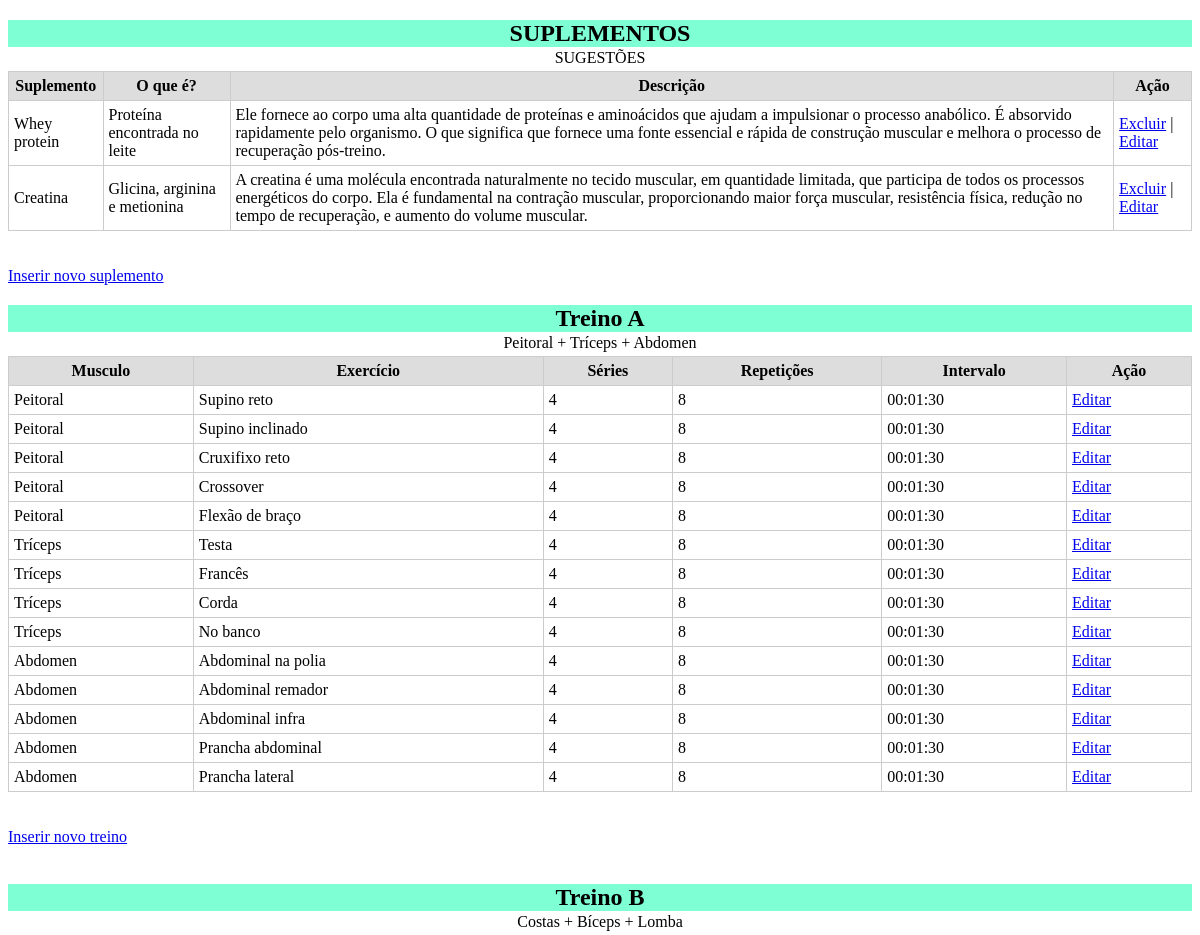
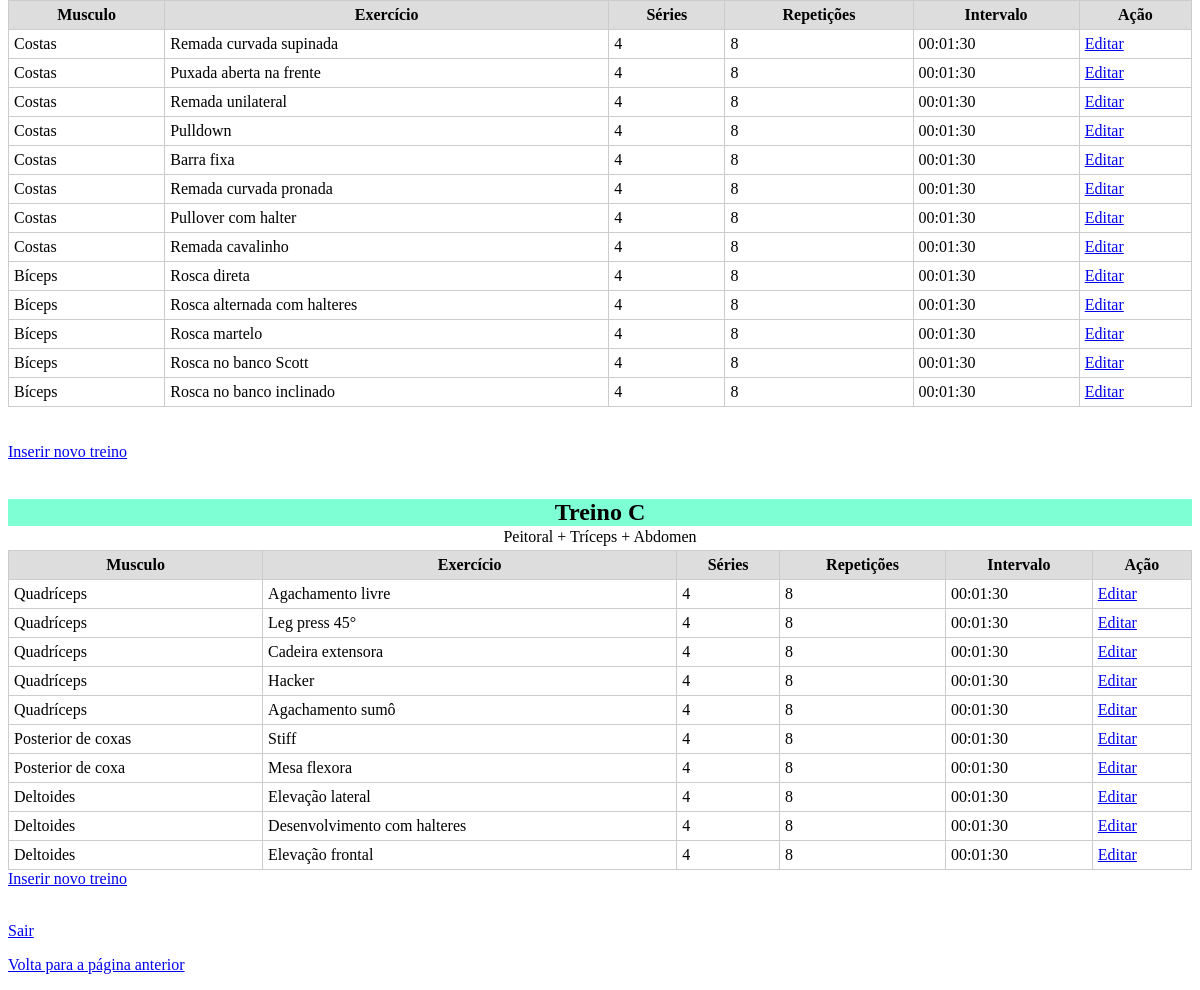
Screenshot of /adm.php (signed in) with the database file from the repository (2 pictures, top to bottom).
### tables this page shows
CREATE TABLE `suplementos_alimentares` (
  `ordem_s` tinyint(4) NOT NULL AUTO_INCREMENT,
  `suplemento` varchar(35) NOT NULL,
  `o_que_é` tinytext NOT NULL,
  `descrição` text NOT NULL,
  PRIMARY KEY (`ordem_s`)
);

CREATE TABLE `treino_a` (
  `id_a` int(11) NOT NULL AUTO_INCREMENT,
  `musculo` varchar(12) DEFAULT NULL,
  `exercício` varchar(30) DEFAULT NULL,
  `séries` tinyint(4) DEFAULT NULL,
  `repetições` int(11) DEFAULT NULL,
  `intervalo` time DEFAULT NULL,
  PRIMARY KEY (`id_a`)
);

CREATE TABLE `treino_b` (
  `id_b` int(11) NOT NULL AUTO_INCREMENT,
  `musculo` varchar(12) DEFAULT NULL,
  `exercício` varchar(30) DEFAULT NULL,
  `séries` tinyint(4) DEFAULT NULL,
  `repetições` int(11) DEFAULT NULL,
  `intervalo` time DEFAULT NULL,
  PRIMARY KEY (`id_b`)
);

CREATE TABLE `treino_c` (
  `id_c` int(11) NOT NULL AUTO_INCREMENT,
  `musculo` varchar(30) NOT NULL,
  `exercício` varchar(40) NOT NULL,
  `séries` tinyint(4) NOT NULL,
  `repetições` int(11) NOT NULL,
  `intervalo` time NOT NULL,
  PRIMARY KEY (`id_c`)
);

### adm.php (the view, shortened to what this page needs)
<?php
    include('conexão.php');
    $sql = "SELECT * from suplementos_alimentares";
    $mysqli_s= $mysqli->query($sql);
    $sql_a = "SELECT * FROM treino_a";
    $sql_b = "SELECT * FROM treino_b";
    $sql_c = "SELECT * FROM treino_c";
    $mysqli_a= $mysqli->query($sql_a);
    $mysqli_b= $mysqli->query($sql_b);
    $mysqli_c= $mysqli->query($sql_c);
?>
<!DOCTYPE html>
<html lang="pt-br">
<head>
</head>
<body>
    <?php  if (isset($_SESSION['ativa'])){ ?>
    <table>
    <thead>
        <h2 id="subtitulo1">SUPLEMENTOS</h2>
        <caption>SUGESTÕES</caption>
        <tr>
            <th>Suplemento</th>
            <th>O que é?</th>
            <th>Descrição</th>
            <th>Ação</th>
        </tr>
    </thead>
    <?php while($dado = $mysqli_s->fetch_array()){?>
                <tbody>
                    <tr>
                        <td><?php echo $dado["suplemento"]?></td>
                        <td><?php echo $dado["o_que_é"]?></td>
                        <td><?php echo $dado["descrição"]?></td>
                        <td>
                            <a href="adm.php?ordem_s=<?php echo $dado["ordem_s"];  ?> &suplemento=<?php echo $dado["suplemento"];?>">Excluir</a>
                            |
                            <a href="modificar_treinos/update_suplementos.php?ordem_s=<?php echo $dado["ordem_s"];  ?> &suplemento=<?php echo $dado["suplemento"];?>">Editar</a>
                        </td>
                    </tr>
                </tbody>
         <?php } ?>
    </table>
    <br><br>
    <a href="modificar_treinos/inserção_de_suplementação.php">Inserir novo suplemento</a>
    <table>
        <thead>
            <h2 id="subtitulo1">Treino A</h2>
            <caption>Peitoral + Tríceps + Abdomen</caption>
            <tr>
                <th>Musculo</th>
                <th>Exercício</th>
                <th>Séries</th>
                <th>Repetições</th>
                <th>Intervalo</th>
                <th>Ação</th>
            </tr>
        </thead>
            <?php while($dado = $mysqli_a->fetch_array()){?>
                    <tbody>
                        <tr>
                            <td><?php echo $dado["musculo"]?></td>
                            <td><?php echo $dado["exercício"]?></td>
                            <td><?php echo $dado["séries"]?></td>
                            <td><?php echo $dado["repetições"]?></td>
                            <td><?php echo $dado["intervalo"]?></td>
                            <td>
                                <a href="modificar_treinos/update_de_treino_a.php?id_a=<?php echo $dado["id_a"];  ?> &exercício=<?php echo $dado["exercício"];?>">Editar</a>
                            </td>
                        </tr>
                    </tbody>
             <?php } ?>
    </table>
    <br><br>
    <a href="modificar_treinos/inserção_de_treino_a.php">Inserir novo treino</a>
    <br><br>
    <table>
        <thead>
            <h2 id="subtitulo1">Treino B</h2>
            <caption>Costas + Bíceps + Lomba</caption>
            <tr>
                <th>Musculo</th>
                <th>Exercício</th>
                <th>Séries</th>
                <th>Repetições</th>
                <th>Intervalo</th>
                <th>Ação</th>
            </tr>
        </thead>
            <?php while($dado_b = $mysqli_b->fetch_array()){?>
                    <tbody>
                        <tr>
                            <td><?php echo $dado_b["musculo"]?></td>
                            <td><?php echo $dado_b["exercício"]?></td>
                            <td><?php echo $dado_b["séries"]?></td>
                            <td><?php echo $dado_b["repetições"]?></td>
                            <td><?php echo $dado_b["intervalo"]?></td>
                            <td>
                                <a href="modificar_treinos/update_de_treino_b.php?id_b=<?php echo $dado_b["id_b"];  ?> &exercício=<?php echo $dado_b["exercício"];?>">Editar</a>
                            </td>
                        </tr>
                    </tbody>
             <?php } ?>
    </table>
    <br><br>
    <a href="modificar_treinos/inserção_de_treino_b.php">Inserir novo treino</a>
    <br><br>
    <table>
        <thead>
            <h2 id="subtitulo1">Treino C</h2>
            <caption>Peitoral + Tríceps + Abdomen</caption>
            <tr>
                <th>Musculo</th>
                <th>Exercício</th>
                <th>Séries</th>
                <th>Repetições</th>
                <th>Intervalo</th>
                <th>Ação</th>
            </tr>
        </thead>
            <?php while($dado_c = $mysqli_c->fetch_array()){?>
                    <tbody>
                        <tr>
                            <td><?php echo $dado_c["musculo"]?></td>
                            <td><?php echo $dado_c["exercício"]?></td>
                            <td><?php echo $dado_c["séries"]?></td>
                            <td><?php echo $dado_c["repetições"]?></td>
                            <td><?php echo $dado_c["intervalo"]?></td>
                            <td>
                                <a href="modificar_treinos/update_de_treino_c.php?id_c=<?php echo $dado_c["id_c"];  ?> &exercício=<?php echo $dado_c["exercício"];?>">Editar</a>
                            </td>
                        </tr>
                    </tbody>
             <?php } ?>
    </table>
    <a href="modificar_treinos/inserção_de_suplementação.php">Inserir novo treino</a>
    <br><br>
    <p><a href="logout.php">Sair</a></p>
    <p><a href="cad.php">Volta para a página anterior</a></p>
    <?php
    } else {
        header( "Location: login.php");
    }
    ?>
</body>
</html>

### adm.php (style rules this page uses)
table td, table th { border: 1px solid #ccc; padding: 5px; }
table { border-collapse: collapse; width: 100%; }
table th { background-color: #ddd; }
#subtitulo1, #subtitulo2, #subtitulo3 { text-align: center; background-color: aquamarine; margin-bottom: 2px; }
table caption { margin-bottom: 4px; }

### rows the page displays
suplementos_alimentares: suplemento "Whey protein", o_que_é "Proteína encontrada no leite", descrição "Ele fornece ao corpo uma alta quantidade de proteínas e aminoácidos que ajudam a impulsionar o processo anabólico. É absorvido rapidamente pelo organismo. O que significa que fornece uma fonte essencial e rápida de construção muscular e melhora o processo de recuperação pós-treino."
suplementos_alimentares: suplemento "Creatina", o_que_é "Glicina, arginina e metionina", descrição "A creatina é uma molécula encontrada naturalmente no tecido muscular, em quantidade limitada, que participa de todos os processos energéticos do corpo. Ela é fundamental na contração muscular, proporcionando maior força muscular, resistência física, redução no tempo de recuperação, e aumento do volume muscular."
treino_a: musculo "Peitoral", exercício "Supino reto", séries "4", repetições "8", intervalo "00:01:30"
treino_a: musculo "Peitoral", exercício "Supino inclinado", séries "4", repetições "8", intervalo "00:01:30"
treino_a: musculo "Peitoral", exercício "Cruxifixo reto", séries "4", repetições "8", intervalo "00:01:30"
treino_a: musculo "Peitoral", exercício "Crossover", séries "4", repetições "8", intervalo "00:01:30"
treino_a: musculo "Peitoral", exercício "Flexão de braço", séries "4", repetições "8", intervalo "00:01:30"
treino_a: musculo "Tríceps", exercício "Testa", séries "4", repetições "8", intervalo "00:01:30"
treino_a: musculo "Tríceps", exercício "Francês", séries "4", repetições "8", intervalo "00:01:30"
treino_a: musculo "Tríceps", exercício "Corda", séries "4", repetições "8", intervalo "00:01:30"
treino_a: musculo "Tríceps", exercício "No banco", séries "4", repetições "8", intervalo "00:01:30"
treino_a: musculo "Abdomen", exercício "Abdominal na polia", séries "4", repetições "8", intervalo "00:01:30"
treino_a: musculo "Abdomen", exercício "Abdominal remador", séries "4", repetições "8", intervalo "00:01:30"
treino_a: musculo "Abdomen", exercício "Abdominal infra", séries "4", repetições "8", intervalo "00:01:30"
treino_a: musculo "Abdomen", exercício "Prancha abdominal", séries "4", repetições "8", intervalo "00:01:30"
treino_a: musculo "Abdomen", exercício "Prancha lateral", séries "4", repetições "8", intervalo "00:01:30"
treino_b: musculo "Costas", exercício "Remada curvada supinada", séries "4", repetições "8", intervalo "00:01:30"
treino_b: musculo "Costas", exercício "Puxada aberta na frente", séries "4", repetições "8", intervalo "00:01:30"
treino_b: musculo "Costas", exercício "Remada unilateral", séries "4", repetições "8", intervalo "00:01:30"
treino_b: musculo "Costas", exercício "Pulldown", séries "4", repetições "8", intervalo "00:01:30"
treino_b: musculo "Costas", exercício "Barra fixa", séries "4", repetições "8", intervalo "00:01:30"
treino_b: musculo "Costas", exercício "Remada curvada pronada", séries "4", repetições "8", intervalo "00:01:30"
treino_b: musculo "Costas", exercício "Pullover com halter", séries "4", repetições "8", intervalo "00:01:30"
treino_b: musculo "Costas", exercício "Remada cavalinho", séries "4", repetições "8", intervalo "00:01:30"
treino_b: musculo "Bíceps", exercício "Rosca direta", séries "4", repetições "8", intervalo "00:01:30"
treino_b: musculo "Bíceps", exercício "Rosca alternada com halteres", séries "4", repetições "8", intervalo "00:01:30"
treino_b: musculo "Bíceps", exercício "Rosca martelo", séries "4", repetições "8", intervalo "00:01:30"
treino_b: musculo "Bíceps", exercício "Rosca no banco Scott", séries "4", repetições "8", intervalo "00:01:30"
treino_b: musculo "Bíceps", exercício "Rosca no banco inclinado", séries "4", repetições "8", intervalo "00:01:30"
treino_c: musculo "Quadríceps", exercício "Agachamento livre", séries "4", repetições "8", intervalo "00:01:30"
treino_c: musculo "Quadríceps", exercício "Leg press 45°", séries "4", repetições "8", intervalo "00:01:30"
treino_c: musculo "Quadríceps", exercício "Cadeira extensora", séries "4", repetições "8", intervalo "00:01:30"
treino_c: musculo "Quadríceps", exercício "Hacker", séries "4", repetições "8", intervalo "00:01:30"
treino_c: musculo "Quadríceps", exercício "Agachamento sumô", séries "4", repetições "8", intervalo "00:01:30"
treino_c: musculo "Posterior de coxas", exercício "Stiff", séries "4", repetições "8", intervalo "00:01:30"
treino_c: musculo "Posterior de coxa", exercício "Mesa flexora", séries "4", repetições "8", intervalo "00:01:30"
treino_c: musculo "Deltoides", exercício "Elevação lateral", séries "4", repetições "8", intervalo "00:01:30"
treino_c: musculo "Deltoides", exercício "Desenvolvimento com halteres", séries "4", repetições "8", intervalo "00:01:30"
treino_c: musculo "Deltoides", exercício "Elevação frontal", séries "4", repetições "8", intervalo "00:01:30"
